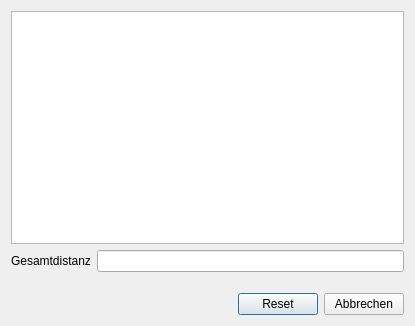
<?xml version="1.0" encoding="UTF-8"?>
<ui version="4.0">
 <class>Dialog</class>
 <widget class="QDialog" name="Dialog">
  <property name="geometry">
   <rect>
    <x>0</x>
    <y>0</y>
    <width>415</width>
    <height>326</height>
   </rect>
  </property>
  <property name="windowTitle">
   <string>Geodesic Measure Tool</string>
  </property>
  <layout class="QVBoxLayout" name="verticalLayout">
   <item>
    <widget class="QTableWidget" name="tableWidget">
     <attribute name="horizontalHeaderStretchLastSection">
      <bool>true</bool>
     </attribute>
    </widget>
   </item>
   <item>
    <layout class="QHBoxLayout" name="horizontalLayout">
     <item>
      <widget class="QLabel" name="label">
       <property name="text">
        <string>Gesamtdistanz</string>
       </property>
      </widget>
     </item>
     <item>
      <widget class="QLineEdit" name="distanceLineEdit">
       <property name="readOnly">
        <bool>true</bool>
       </property>
      </widget>
     </item>
    </layout>
   </item>
   <item>
    <layout class="QHBoxLayout" name="horizontalLayout_2">
     <property name="topMargin">
      <number>15</number>
     </property>
     <item>
      <spacer name="horizontalSpacer">
       <property name="orientation">
        <enum>Qt::Horizontal</enum>
       </property>
       <property name="sizeHint" stdset="0">
        <size>
         <width>40</width>
         <height>20</height>
        </size>
       </property>
      </spacer>
     </item>
     <item>
      <widget class="QPushButton" name="btnReset">
       <property name="text">
        <string>Reset</string>
       </property>
      </widget>
     </item>
     <item>
      <widget class="QPushButton" name="btnClose">
       <property name="text">
        <string>Abbrechen</string>
       </property>
      </widget>
     </item>
    </layout>
   </item>
  </layout>
 </widget>
 <resources/>
 <connections/>
</ui>
